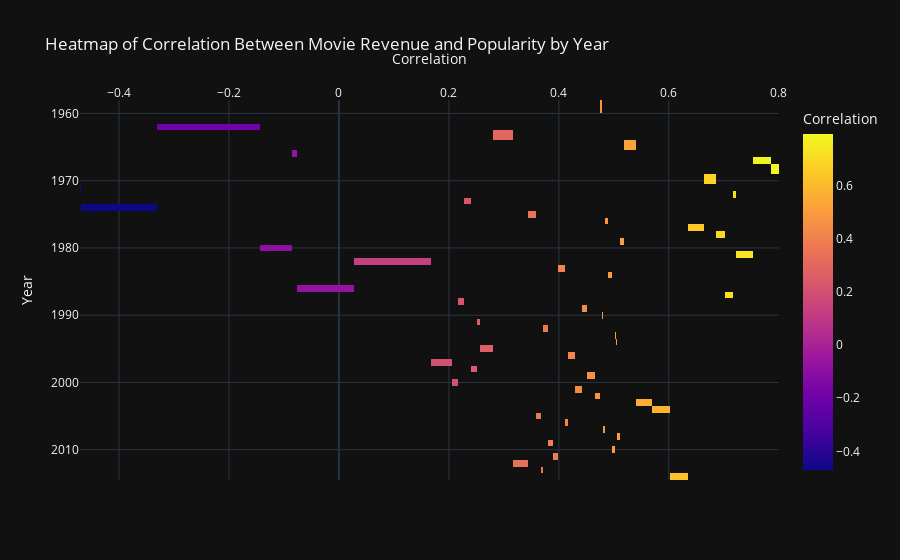

The cell this chart's notebook holds for it:
### Code cell
merged_df['release_date'] = pd.to_datetime(merged_df['release_date'])

# Extract the year from the 'release_date'
merged_df['year'] = merged_df['release_date'].dt.year

# Group by year and calculate the correlation between 'movie_revenue' and 'popularity'
correlation_by_year = merged_df.groupby('year')[['movie_revenue', 'popularity']].corr().iloc[0::2,-1].reset_index()

# Rename the columns for the heatmap
correlation_by_year.columns = ['year', 'drop', 'correlation']
correlation_by_year = correlation_by_year.drop(columns='drop')
correlation_by_year.dropna(inplace=True)
correlation_by_year = correlation_by_year[correlation_by_year["correlation"] < 0.99]
correlation_by_year = correlation_by_year[correlation_by_year["correlation"] > -0.99]

display(correlation_by_year)

# Create the heatmap
fig = px.imshow(correlation_by_year.pivot(index='year', columns='correlation', values='correlation'),
                labels=dict(x="Correlation", y="Year", color="Correlation"),
                y=correlation_by_year['year'],
                aspect="auto",
                title="Heatmap of Correlation Between Movie Revenue and Popularity by Year")

# Update xaxis because there is only one correlation value per year
fig.update_xaxes(side="top")

fig.show()

### Figure 1 — Plotly figure (JSON) as saved in the notebook; plotly's stock layout.template omitted (floating-point values rounded to 4 significant figures; data arrays with more than 128 entries replaced by an {"elided": "..."} marker saying what was removed)
{"data": [{"coloraxis": "coloraxis", "name": "0", "x": [-0.4702, -0.4687, -0.1923, -0.09477, -0.07651, -0.07537, 0.1311, 0.204, 0.2058, 0.2065, 0.2281, 0.2285, 0.2503, 0.2504, 0.2615, 0.2987, 0.3329, 0.3532, 0.3647, 0.3705, 0.3731, 0.3887, 0.3903, 0.4072, 0.4146, 0.4171, 0.4402, 0.4453, 0.458, 0.4732, 0.4779, 0.4789, 0.479, 0.4812, 0.4855, 0.4915, 0.5006, 0.5032, 0.5036, 0.5085, 0.515, 0.5205, 0.5583, 0.5801, 0.623, 0.6453, 0.681, 0.6894, 0.7152, 0.7184, 0.7272, 0.7779, 0.7929], "y": [1959, 1961, 1962, 1963, 1965, 1966, 1967, 1968, 1970, 1971, 1972, 1973, 1974, 1975, 1976, 1977, 1978, 1979, 1980, 1981, 1982, 1983, 1984, 1985, 1986, 1987, 1988, 1989, 1990, 1991, 1992, 1993, 1994, 1995, 1996, 1997, 1998, 1999, 2000, 2001, 2002, 2003, 2004, 2005, 2006, 2007, 2008, 2009, 2010, 2011, 2012, 2013, 2014], "z": {"elided": "53x53 float values"}, "type": "heatmap", "xaxis": "x", "yaxis": "y", "hovertemplate": "Correlation: %{x}<br>Year: %{y}<br>Correlation: %{z}<extra></extra>"}], "layout": {"xaxis": {"anchor": "y", "domain": [0.0, 1.0], "title": {"text": "Correlation"}, "side": "top"}, "yaxis": {"anchor": "x", "domain": [0.0, 1.0], "autorange": "reversed", "title": {"text": "Year"}}, "coloraxis": {"colorbar": {"title": {"text": "Correlation"}}, "colorscale": [[0.0, "#0d0887"], [0.1111, "#46039f"], [0.2222, "#7201a8"], [0.3333, "#9c179e"], [0.4444, "#bd3786"], [0.5556, "#d8576b"], [0.6667, "#ed7953"], [0.7778, "#fb9f3a"], [0.8889, "#fdca26"], [1.0, "#f0f921"]]}, "title": {"text": "Heatmap of Correlation Between Movie Revenue and Popularity by Year"}}}
